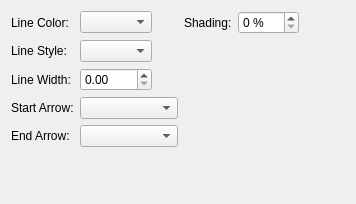
     <widget class="QWidget" name="tab_3">
      <attribute name="title">
       <string>Lines</string>
      </attribute>
      <layout class="QFormLayout" name="formLayout_2">
       <item row="0" column="0">
        <layout class="QGridLayout" name="gridLayout_10">
         <item row="0" column="0">
          <widget class="QLabel" name="lineColorLabel">
           <property name="text">
            <string>Line Color:</string>
           </property>
          </widget>
         </item>
         <item row="4" column="0">
          <widget class="QLabel" name="endArrowLabel">
           <property name="text">
            <string>End Arrow:</string>
           </property>
          </widget>
         </item>
         <item row="2" column="1">
          <widget class="ScrSpinBox" name="lineWidthSpinBox"/>
         </item>
         <item row="0" column="3">
          <widget class="QLabel" name="lineColorShadingLabel">
           <property name="text">
            <string>Shading:</string>
           </property>
          </widget>
         </item>
         <item row="0" column="1">
          <widget class="ColorCombo" name="lineFillColorComboBox"/>
         </item>
         <item row="1" column="0">
          <widget class="QLabel" name="lineStyleLabel">
           <property name="text">
            <string>Line Style:</string>
           </property>
          </widget>
         </item>
         <item row="3" column="0">
          <widget class="QLabel" name="startArrowLabel">
           <property name="text">
            <string>Start Arrow:</string>
           </property>
          </widget>
         </item>
         <item row="0" column="4">
          <widget class="QSpinBox" name="lineFillColorShadingSpinBox">
           <property name="suffix">
            <string> %</string>
           </property>
           <property name="maximum">
            <number>100</number>
           </property>
          </widget>
         </item>
         <item row="2" column="0">
          <widget class="QLabel" name="lineWidthLabel">
           <property name="text">
            <string>Line Width:</string>
           </property>
          </widget>
         </item>
         <item row="1" column="1">
          <widget class="LineCombo" name="lineStyleComboBox"/>
         </item>
         <item row="0" column="2" rowspan="3">
          <spacer name="horizontalSpacer_7">
           <property name="orientation">
            <enum>Qt::Horizontal</enum>
           </property>
           <property name="sizeType">
            <enum>QSizePolicy::Fixed</enum>
           </property>
           <property name="sizeHint" stdset="0">
            <size>
             <width>20</width>
             <height>20</height>
            </size>
           </property>
          </spacer>
         </item>
         <item row="3" column="1" colspan="2">
          <widget class="ArrowChooser" name="lineStartArrowComboBox"/>
         </item>
         <item row="4" column="1" colspan="2">
          <widget class="ArrowChooser" name="lineEndArrowComboBox"/>
         </item>
        </layout>
       </item>
       <item row="0" column="1">
        <spacer name="horizontalSpacer_10">
         <property name="orientation">
          <enum>Qt::Horizontal</enum>
         </property>
         <property name="sizeHint" stdset="0">
          <size>
           <width>40</width>
           <height>20</height>
          </size>
         </property>
        </spacer>
       </item>
       <item row="1" column="0">
        <spacer name="verticalSpacer_7">
         <property name="orientation">
          <enum>Qt::Vertical</enum>
         </property>
         <property name="sizeHint" stdset="0">
          <size>
           <width>20</width>
           <height>40</height>
          </size>
         </property>
        </spacer>
       </item>
      </layout>
     </widget>
